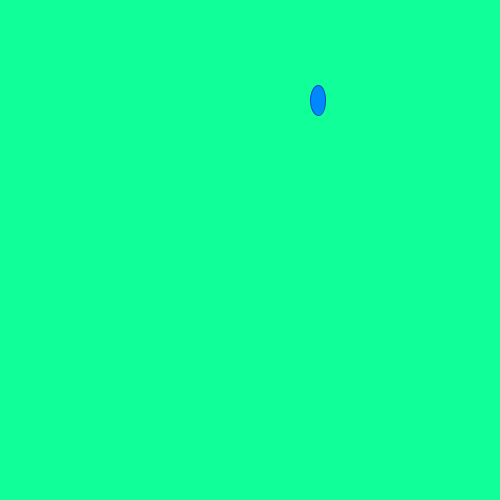
Frame 1 (no input)
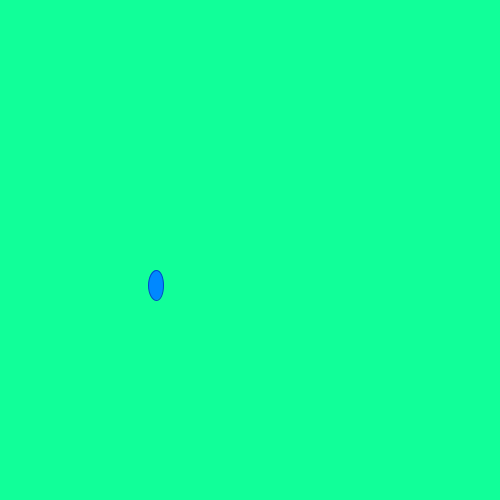
Frame 60 (the mouse pressed at the canvas centre just before this capture)
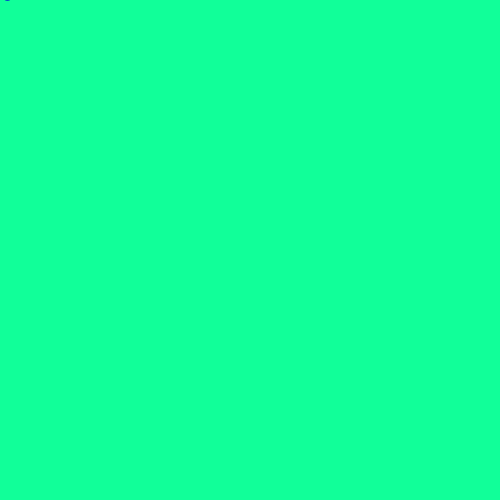
Frame 120 (the mouse held since frame 60 and released just before this capture)

The Processing sketch that drew these frames (run headless with seeded random() and noise(); from frame 60 on, the mouse is pressed at the canvas centre):

// Processing sketch: Rain
// ── Rain.pde
int y = 100;
int randomNumber = (int) random(492);
void setup()
{
  size(500,500);
}
void draw()
{
  background(17,255,153);
  fill(000,136,255);
stroke(000 , 68, 204);
ellipse(randomNumber,y, 15, 30);
y+= 50;
if(y > 515)
{
 y = -15; 
 randomNumber = (int) random(492);
}
}
